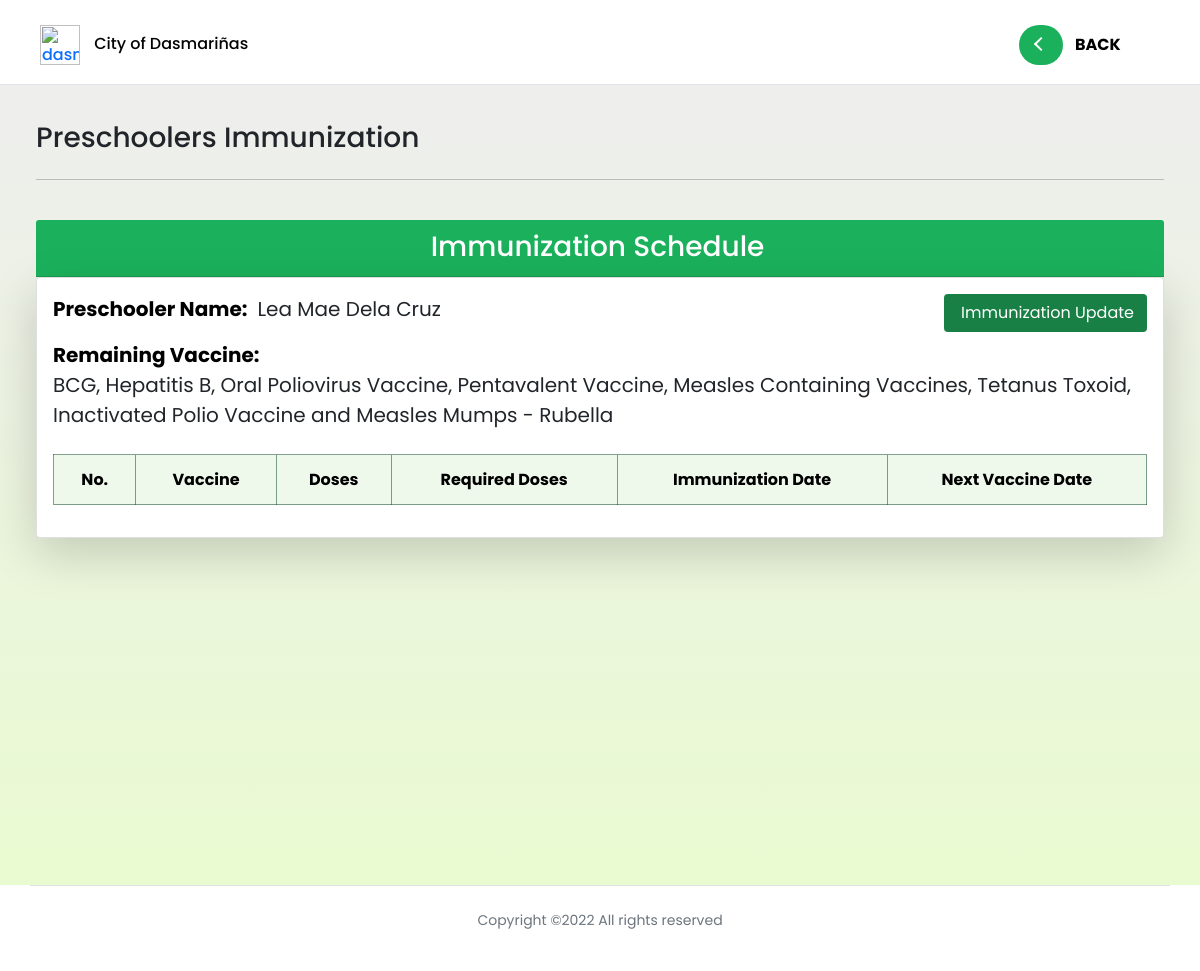
The page /preschooler_profile/immunization/2/ on the database its author committed.
### profilingApp/models.py (models this page shows, shortened)
class Preschooler(Model):
    GENDER = [('Male', 'Male'),
              ('Female', 'Female'),]
    parent = models.ForeignKey(Parent, on_delete=CASCADE)
    first_name = models.CharField(max_length=100)
    last_name = models.CharField(max_length=100)
    middle_name = models.CharField(max_length=100)
    suffix_name = models.CharField(max_length=100, null=True, blank=True)
    birthday = models.DateField(null=True, blank=True)
    height = models.FloatField(null=True, validators=[MinValueValidator(45.0), MaxValueValidator(120.0)])
    weight = models.FloatField(null=True, validators=[MinValueValidator(1.0), MaxValueValidator(28.0)])
    gender = models.CharField(max_length=100, choices=GENDER, null=True)
    date_measured = models.DateField(null=True, blank=True)
    health_problem = models.CharField(max_length=500, null=True, blank=True)
    history= HistoricalRecords()
    objects = models.Manager()
    gt_60_objects = PreschoolerManagerGreater()
    lt_60_objects = PreschoolerManagerLess()

### profilingApp/views.py (the view, shortened to what this page needs)
# urls.py: path('preschooler_profile/immunization/<str:pk>/', views.immunization_schedule, name='immunization_schedule'),
def immunization_schedule(request, pk):
    preschooler = Preschooler.objects.get(id=pk)
    vaccines = Vaccine.objects.filter(vax_preschooler=preschooler)
    vax_list = vaccines.values_list('vax_name', flat=True)
    dose_list = vaccines.values_list('vax_dose', flat=True)
    context = {'vaccines' : vaccines,
               'vax_list' : vax_list,
               'dose_list' : dose_list,
               'preschooler':preschooler}
    return render(request, 'activities/BHW Immunization Status.html', context)

### profilingApp/templates/activities/BHW Immunization Status.html (shortened to what this page needs)
{% extends 'activities/BHW Home.html' %}
{% load static %}
{% block dashboard %}
<header>
    <div class="site-header">
    <nav class="navbar fixed-top index__navbar scrolled border-bottom"
    style=" padding-left:3%; padding-right:3%;">
        <div class="flex-fill p-1 py-1">
            <div class="d-flex align-items-center justify-content-between">
                <div>
                    <a href="#" class="name" style="text-decoration: none;">
                        <img class="navbar-icon" src="{% static '/Media/avatar.png' %}" alt="dasma-logo">
                        <span id="hidetitle" class="brand__name" style="color:rgb(3, 3, 3); margin-left:10px;">City of Dasmariñas</span>
                    </a>
                </div>
                <div id="navLinks">
                    <ul class="nav text-small">
                        <li>
                            <a href="{% url 'preschooler_profile' preschooler.id %}"  style="border-radius: 13%;background-color: white;"class="nav-link" data-toggle="tooltip" data-bs-placement="bottom" data-bs-offset="0,7"
                            title="Go back to Preschooler Profile">
                            <button class="back-button bg-white">
                                <span class="circle" aria-hidden="true">
                                <span class="icon arrow"></span>
                                </span>
                                <span class="button-text d-flex align-items-center justify-content-center">Back</span>
                              </button>
                            </a>
                        </li>
                    </ul>
                </div>
            </div>
        </div>
    </nav>
    </div>
</header>
<div id="grid" class="container-fluid" style="padding:3%; margin: top 65px;">
    <div class="container-grid">
        <div class="">
            <div class="row">
                <div class="col">
                    <h3 style="text-align:left;">Preschoolers Immunization</h3>
                </div>
            </div>
        <hr>
        <br>
        </div>
    </div>
    <div class="text-black">
        <div class="row">
            <div class="col">
                <div class="card-header">
                    <h3> Immunization Schedule</h3>
                </div>
                <div class="card shadow-lg p-3 bg-white rounded" >
                    <div class="table-responsive">
                        <table class="table table-hover table-cell-border" id="table_validation">
                            <div class="d-flex justify-content-between">
                            {% if preschooler.suffix_name is None %}
                                <div class="d-flex justify-content-start">
                                    <p style="font-size:20px; font-weight:bold;margin-right: 10px;">Preschooler Name:</p>
                                    <p class="text-dark mb-0" style="font-size: 20px;">{{ preschooler.first_name }} {{ preschooler.middle_name }} {{ preschooler.last_name }}</p>
                                </div>
                            {% else %}
                                <div class="d-flex justify-content-start">
                                    <p style="font-size:20px; font-weight:bold; margin-right:10px;">Preschooler Name:</p>
                                    <p class="text-dark mb-0" style="font-size: 20px;">{{ preschooler.first_name }} {{ preschooler.middle_name }} {{ preschooler.last_name }} {{ preschooler.suffix_name }}</p>
                                </div>
                            {% endif %}
                            <div class="" style="text-align: right !important; ">
                                <button style="background-color: #188045; color: white;" type="button" class="btn" data-bs-toggle="modal" data-bs-target="#update"> Immunization Update</button>
                            </div>
                            </div>
                            <div class="" >
                                <p style="font-size:20px; font-weight:bold; margin-right:10px; margin: 0;">Remaining Vaccine:</p>
                                {% if 'BCG' in vax_list and 'Hepatitis B' in vax_list and 'Oral Poliovirus Vaccine' in vax_list and 'Pentavalent Vaccine' in vax_list and 'Measles Containing Vaccines' in vax_list and 'Tetanus Toxoid' in vax_list and 'Inactivated Polio Vaccine' in vax_list and 'Measles Mumps - Rubella' in vax_list and dose_list.7 == 2 %}
                                    <p class="text-dark mb-0" style="font-size: 20px;">BCG, Hepatitis B, Oral Poliovirus Vaccine, Pentavalent Vaccine, Measles Containing Vaccines, Tetanus Toxoid, Inactivated Polio Vaccine and Measles Mumps - Rubella </p>
                                {% else %}
                                    <p class="text-dark mb-0" style="font-size: 20px;">BCG, Hepatitis B, Oral Poliovirus Vaccine, Pentavalent Vaccine, Measles Containing Vaccines, Tetanus Toxoid, Inactivated Polio Vaccine and Measles Mumps - Rubella </p>
                                {% endif %}
                            </div>
                            <br>
                            <thead>
                                <tr>
                                    <th scope="col" class="text-center">No.</th>
                                    <th scope="col" class="text-center">Vaccine</th>
                                    <th scope="col" class="text-center">Doses</th>
                                    <th scope="col" class="text-center">Required Doses</th>
                                    <th scope="col" class="text-center">Immunization Date</th>
                                    <th scope="col" class="text-center">Next Vaccine Date</th>
                                </tr>
                            </thead>
                        </table>
                    </div>
                </div>
            </div>
        </div>
    </div>
</div>
{% endblock %}

### profilingApp/static/CSS/styles.css (style rules this page uses)
.fixed-top { position: sticky; top: 0; right: 0; left: 0; z-index: 1030; max-height: 85px; background-color: white; border-bottom: 3px; }
.navbar-icon { width: 40px; max-width: 40px; }
img { vertical-align: middle; border-style: none; }
* { margin: 0; padding: 0; box-sizing: border-box; font-family: 'Poppins', sans-serif; }
li, a, button { font-family: 'Poppins', sans-serif; font-weight: 500; font-size: 16px; color:#188045; text-decoration: none; }
li { list-style: none; display: list-item; text-align: -webkit-match-parent; }
a { text-decoration: none; }
table { border: 1px ridge !important; border-color:#003d1b7d !important; }
thead { border-color: rgba(23, 128, 69, 0.514)!important; background-color: #eef9eb; text-align: left !important; color:#000000; }
th { border-bottom: 1px solid !important; border-right: 1px solid !important; padding: 12px 15px !important; border-color: #003d1b7d!important; }
#navLinks li a { color:rgba(0, 19, 0, 0.87); padding: 13 13 13 13; background-color: #ebebeb60; border-radius: 50%; margin-left: 15px; position: relative; }
button.back-button { width: 8rem; height: auto; border:none; }
button.back-button .circle { transition: all 0.45s cubic-bezier(0.65, 0, 0.076, 1); position: relative; display: block; margin: 0; width: 2.75rem; height: 2.5rem; background: #1bb15c; border-radius: 1.625rem; }
button.back-button .circle .icon { transition: all 0.45s cubic-bezier(0.65, 0, 0.076, 1); position: absolute; top: 0; bottom: 0; margin: auto; background: #fff; }
button.back-button .circle .icon.arrow { transition: all 0.45s cubic-bezier(0.65, 0, 0.076, 1); left: 0.625rem; width: 1.125rem; height: 0.125rem; background: none; }
button.back-button .circle .icon.arrow::before { position: absolute; content: ""; top: -0.29rem; right: 0.0625rem; width: 0.625rem; height: 0.625rem; border-top: 0.125rem solid #fff; border-right: 0.125rem solid #fff; transform: rotate(225deg); }
button.back-button .button-text { transition: all 0.45s cubic-bezier(0.65, 0, 0.076, 1); position: absolute; top: 0; left: 0; right: 0; bottom: 0; padding: 0.75rem 0; margin: 0 0 0 1.85rem; color: black; font-weight: 700; line-height: 1.6; text-align: center; text-transform: uppercase; }
#grid,#footer,#header { transition: 0.5s ease-in-out; }
#grid { background-image: linear-gradient(to top, rgba(230, 250, 202, 0.884),rgba(228, 228, 227, 0.624)); position: relative; padding: 3%; width: 100%; margin-top: 85px; min-height: 800px; }
.card-header { font-size: 13px; font-family: 'Poppins', sans-serif;; background-color:#1bb15c !important; color:white; padding: 10px 15px 5px 10px !important; text-align: center; }
html { width: 100%; height: 100%; }
body { color: rgba(0, 0, 0, 0.6); font-family: 'Poppins', sans-serif; font-size: 14px; line-height: 1.6em; -webkit-font-smoothing: antialiased; -moz-osx-font-smoothing: grayscale; }
::placeholder { color:rgba(255, 255, 255, 0.253); }
@media (min-width: 700px) { ::placeholder { color:rgba(255, 255, 255, 0.253); } }
.row { display: -webkit-box; display: -ms-flexbox; display: flex; -ms-flex-wrap: wrap; flex-wrap: wrap; margin-right: 15px; margin-left: 15px; }
p { display: block; margin-block-start: 1em; margin-block-end: 1em; margin-inline-start: 0px; margin-inline-end: 0px; }
.col-6, .col-7, .col-12, .col, .col-sm-3, .col-sm-6, .col-md-3, .col-md-4, .col-md-5, .col-md-6, .col-md-8, .col-md-9, .col-md-10, .col-md-12, .col-lg-3, .col-lg-4, .col-lg-5, .col-lg-6, .col-lg-7, .col-lg-8, .col-lg-10, .col-lg-12, .col-xl-2 { position: relative; width: 100%; padding-right: 15px; padding-left: 15px; }
.text-center { text-align: center !important; }
html { font-family: sans-serif; line-height: 1.15; -webkit-text-size-adjust: 100%; -webkit-tap-highlight-color: rgba(0, 0, 0, 0); }

### rows shown on the page
Preschooler: first_name "Lea Mae", middle_name "Dela", last_name "Cruz"
